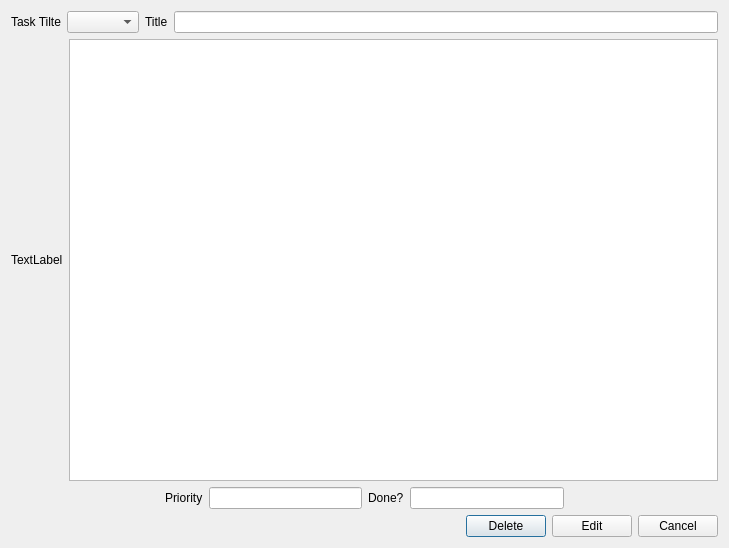
<?xml version="1.0" encoding="UTF-8"?>
<ui version="4.0">
 <class>DeleteTaskWindow</class>
 <widget class="QDialog" name="DeleteTaskWindow">
  <property name="geometry">
   <rect>
    <x>0</x>
    <y>0</y>
    <width>729</width>
    <height>548</height>
   </rect>
  </property>
  <property name="windowTitle">
   <string>Dialog</string>
  </property>
  <layout class="QVBoxLayout" name="verticalLayout_5">
   <item>
    <layout class="QVBoxLayout" name="verticalLayout_4">
     <item>
      <layout class="QHBoxLayout" name="horizontalLayout_13">
       <item>
        <layout class="QHBoxLayout" name="horizontalLayout_10">
         <item>
          <widget class="QLabel" name="label_5">
           <property name="text">
            <string>Task Tilte</string>
           </property>
          </widget>
         </item>
         <item>
          <widget class="QComboBox" name="comboBox"/>
         </item>
        </layout>
       </item>
       <item>
        <layout class="QHBoxLayout" name="horizontalLayout_9">
         <item>
          <widget class="QLabel" name="label_6">
           <property name="text">
            <string>Title</string>
           </property>
          </widget>
         </item>
         <item>
          <widget class="QLineEdit" name="lineEdit"/>
         </item>
        </layout>
       </item>
      </layout>
     </item>
     <item>
      <layout class="QHBoxLayout" name="horizontalLayout_8">
       <item>
        <widget class="QLabel" name="label_7">
         <property name="text">
          <string>TextLabel</string>
         </property>
        </widget>
       </item>
       <item>
        <widget class="QPlainTextEdit" name="plainTextEdit"/>
       </item>
      </layout>
     </item>
     <item>
      <layout class="QHBoxLayout" name="horizontalLayout_11">
       <item>
        <layout class="QHBoxLayout" name="horizontalLayout_7">
         <item>
          <spacer name="horizontalSpacer_6">
           <property name="orientation">
            <enum>Qt::Horizontal</enum>
           </property>
           <property name="sizeHint" stdset="0">
            <size>
             <width>40</width>
             <height>20</height>
            </size>
           </property>
          </spacer>
         </item>
         <item>
          <widget class="QLabel" name="label_8">
           <property name="text">
            <string>Priority</string>
           </property>
          </widget>
         </item>
         <item>
          <widget class="QLineEdit" name="lineEdit_2"/>
         </item>
        </layout>
       </item>
       <item>
        <layout class="QHBoxLayout" name="horizontalLayout_6">
         <item>
          <widget class="QLabel" name="label_9">
           <property name="text">
            <string>Done?</string>
           </property>
          </widget>
         </item>
         <item>
          <widget class="QLineEdit" name="lineEdit_3"/>
         </item>
         <item>
          <spacer name="horizontalSpacer_5">
           <property name="orientation">
            <enum>Qt::Horizontal</enum>
           </property>
           <property name="sizeHint" stdset="0">
            <size>
             <width>40</width>
             <height>20</height>
            </size>
           </property>
          </spacer>
         </item>
        </layout>
       </item>
      </layout>
     </item>
     <item>
      <layout class="QHBoxLayout" name="horizontalLayout_12">
       <item>
        <spacer name="horizontalSpacer_4">
         <property name="orientation">
          <enum>Qt::Horizontal</enum>
         </property>
         <property name="sizeHint" stdset="0">
          <size>
           <width>40</width>
           <height>20</height>
          </size>
         </property>
        </spacer>
       </item>
       <item>
        <widget class="QPushButton" name="pushButton">
         <property name="text">
          <string>Delete</string>
         </property>
        </widget>
       </item>
       <item>
        <widget class="QPushButton" name="pushButton_2">
         <property name="text">
          <string>Edit</string>
         </property>
        </widget>
       </item>
       <item>
        <widget class="QPushButton" name="pushButton_3">
         <property name="text">
          <string>Cancel</string>
         </property>
        </widget>
       </item>
      </layout>
     </item>
    </layout>
   </item>
  </layout>
  <zorder>comboBox</zorder>
  <zorder>lineEdit</zorder>
  <zorder>plainTextEdit</zorder>
  <zorder>lineEdit_2</zorder>
  <zorder>lineEdit_3</zorder>
  <zorder>label_5</zorder>
  <zorder>label_6</zorder>
  <zorder>label_7</zorder>
  <zorder>label_8</zorder>
  <zorder>label_9</zorder>
  <zorder>plainTextEdit</zorder>
  <zorder>label_8</zorder>
  <zorder>plainTextEdit</zorder>
  <zorder></zorder>
  <zorder>pushButton</zorder>
  <zorder>pushButton_2</zorder>
  <zorder>pushButton_3</zorder>
  <zorder></zorder>
 </widget>
 <resources/>
 <connections/>
</ui>
